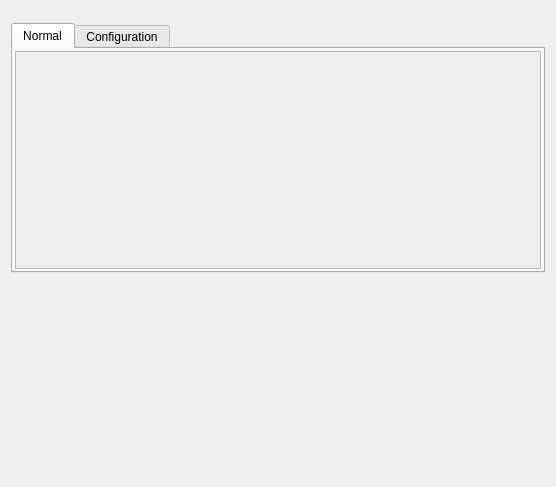
<?xml version="1.0" encoding="UTF-8"?>
<ui version="4.0">
 <class>Form</class>
 <widget class="QWidget" name="Form">
  <property name="geometry">
   <rect>
    <x>0</x>
    <y>0</y>
    <width>556</width>
    <height>487</height>
   </rect>
  </property>
  <property name="sizePolicy">
   <sizepolicy hsizetype="Preferred" vsizetype="Preferred">
    <horstretch>0</horstretch>
    <verstretch>0</verstretch>
   </sizepolicy>
  </property>
  <property name="windowTitle">
   <string>Form</string>
  </property>
  <layout class="QVBoxLayout" name="verticalLayout_3">
   <item>
    <widget class="TyphosDisplayTitle" name="TyphosDisplayTitle">
     <property name="toolTip">
      <string/>
     </property>
    </widget>
   </item>
   <item>
    <widget class="TyphosPositionerWidget" name="TyphosPositionerWidget">
     <property name="sizePolicy">
      <sizepolicy hsizetype="Preferred" vsizetype="Preferred">
       <horstretch>0</horstretch>
       <verstretch>0</verstretch>
      </sizepolicy>
     </property>
     <property name="maximumSize">
      <size>
       <width>16777215</width>
       <height>150</height>
      </size>
     </property>
     <property name="toolTip">
      <string/>
     </property>
     <property name="readback_attribute" stdset="0">
      <string>state</string>
     </property>
     <property name="setpoint_attribute" stdset="0">
      <string>state</string>
     </property>
     <property name="low_limit_switch_attribute" stdset="0">
      <string/>
     </property>
     <property name="high_limit_switch_attribute" stdset="0">
      <string/>
     </property>
     <property name="low_limit_travel_attribute" stdset="0">
      <string/>
     </property>
     <property name="high_limit_travel_attribute" stdset="0">
      <string/>
     </property>
     <property name="velocity_attribute" stdset="0">
      <string/>
     </property>
     <property name="acceleration_attribute" stdset="0">
      <string/>
     </property>
    </widget>
   </item>
   <item>
    <widget class="QTabWidget" name="signal_tab">
     <property name="sizePolicy">
      <sizepolicy hsizetype="Expanding" vsizetype="Maximum">
       <horstretch>0</horstretch>
       <verstretch>0</verstretch>
      </sizepolicy>
     </property>
     <property name="minimumSize">
      <size>
       <width>0</width>
       <height>250</height>
      </size>
     </property>
     <property name="maximumSize">
      <size>
       <width>16777215</width>
       <height>500</height>
      </size>
     </property>
     <property name="autoFillBackground">
      <bool>false</bool>
     </property>
     <property name="tabPosition">
      <enum>QTabWidget::North</enum>
     </property>
     <property name="tabShape">
      <enum>QTabWidget::Rounded</enum>
     </property>
     <property name="currentIndex">
      <number>0</number>
     </property>
     <property name="elideMode">
      <enum>Qt::ElideNone</enum>
     </property>
     <property name="usesScrollButtons">
      <bool>false</bool>
     </property>
     <property name="documentMode">
      <bool>false</bool>
     </property>
     <property name="tabBarAutoHide">
      <bool>false</bool>
     </property>
     <widget class="QWidget" name="normal_tab">
      <attribute name="title">
       <string>Normal</string>
      </attribute>
      <layout class="QHBoxLayout" name="misc_tab_layout">
       <property name="leftMargin">
        <number>2</number>
       </property>
       <property name="topMargin">
        <number>2</number>
       </property>
       <property name="rightMargin">
        <number>2</number>
       </property>
       <property name="bottomMargin">
        <number>2</number>
       </property>
       <item>
        <widget class="QScrollArea" name="normal_scroll">
         <property name="horizontalScrollBarPolicy">
          <enum>Qt::ScrollBarAlwaysOff</enum>
         </property>
         <property name="sizeAdjustPolicy">
          <enum>QAbstractScrollArea::AdjustToContentsOnFirstShow</enum>
         </property>
         <property name="widgetResizable">
          <bool>true</bool>
         </property>
         <widget class="QWidget" name="normal_widget">
          <property name="geometry">
           <rect>
            <x>0</x>
            <y>0</y>
            <width>528</width>
            <height>215</height>
           </rect>
          </property>
          <layout class="QVBoxLayout" name="verticalLayout">
           <property name="leftMargin">
            <number>2</number>
           </property>
           <property name="topMargin">
            <number>2</number>
           </property>
           <property name="rightMargin">
            <number>2</number>
           </property>
           <property name="bottomMargin">
            <number>2</number>
           </property>
           <item>
            <widget class="TyphosSignalPanel" name="normal_panel">
             <property name="toolTip">
              <string/>
             </property>
             <property name="whatsThis">
              <string>
    Panel of Signals for Device
    </string>
             </property>
             <property name="showHints" stdset="0">
              <bool>false</bool>
             </property>
             <property name="showNormal" stdset="0">
              <bool>true</bool>
             </property>
             <property name="showConfig" stdset="0">
              <bool>false</bool>
             </property>
             <property name="showOmitted" stdset="0">
              <bool>false</bool>
             </property>
            </widget>
           </item>
           <item>
            <spacer name="normal_spacer">
             <property name="orientation">
              <enum>Qt::Vertical</enum>
             </property>
             <property name="sizeHint" stdset="0">
              <size>
               <width>20</width>
               <height>40</height>
              </size>
             </property>
            </spacer>
           </item>
          </layout>
         </widget>
        </widget>
       </item>
      </layout>
     </widget>
     <widget class="QWidget" name="config_tab">
      <attribute name="title">
       <string>Configuration</string>
      </attribute>
      <layout class="QHBoxLayout" name="config_tab_layout">
       <property name="leftMargin">
        <number>2</number>
       </property>
       <property name="topMargin">
        <number>2</number>
       </property>
       <property name="rightMargin">
        <number>2</number>
       </property>
       <property name="bottomMargin">
        <number>2</number>
       </property>
       <item>
        <widget class="QScrollArea" name="config_scroll">
         <property name="font">
          <font>
           <underline>false</underline>
          </font>
         </property>
         <property name="horizontalScrollBarPolicy">
          <enum>Qt::ScrollBarAlwaysOff</enum>
         </property>
         <property name="sizeAdjustPolicy">
          <enum>QAbstractScrollArea::AdjustToContentsOnFirstShow</enum>
         </property>
         <property name="widgetResizable">
          <bool>true</bool>
         </property>
         <widget class="QWidget" name="config_widget">
          <property name="geometry">
           <rect>
            <x>0</x>
            <y>0</y>
            <width>98</width>
            <height>28</height>
           </rect>
          </property>
          <layout class="QVBoxLayout" name="verticalLayout_2">
           <property name="leftMargin">
            <number>2</number>
           </property>
           <property name="topMargin">
            <number>2</number>
           </property>
           <property name="rightMargin">
            <number>2</number>
           </property>
           <property name="bottomMargin">
            <number>2</number>
           </property>
           <item>
            <widget class="TyphosSignalPanel" name="config_panel">
             <property name="sizePolicy">
              <sizepolicy hsizetype="Preferred" vsizetype="Maximum">
               <horstretch>0</horstretch>
               <verstretch>0</verstretch>
              </sizepolicy>
             </property>
             <property name="toolTip">
              <string/>
             </property>
             <property name="whatsThis">
              <string>
    Panel of Signals for Device
    </string>
             </property>
             <property name="showHints" stdset="0">
              <bool>false</bool>
             </property>
             <property name="showNormal" stdset="0">
              <bool>false</bool>
             </property>
             <property name="showOmitted" stdset="0">
              <bool>false</bool>
             </property>
            </widget>
           </item>
           <item>
            <spacer name="config_spacer">
             <property name="orientation">
              <enum>Qt::Vertical</enum>
             </property>
             <property name="sizeHint" stdset="0">
              <size>
               <width>20</width>
               <height>40</height>
              </size>
             </property>
            </spacer>
           </item>
          </layout>
         </widget>
        </widget>
       </item>
      </layout>
     </widget>
    </widget>
   </item>
   <item>
    <spacer name="verticalSpacer">
     <property name="orientation">
      <enum>Qt::Vertical</enum>
     </property>
     <property name="sizeHint" stdset="0">
      <size>
       <width>20</width>
       <height>40</height>
      </size>
     </property>
    </spacer>
   </item>
  </layout>
 </widget>
 <customwidgets>
  <customwidget>
   <class>TyphosSignalPanel</class>
   <extends>QWidget</extends>
   <header>typhos.panel</header>
  </customwidget>
  <customwidget>
   <class>TyphosPositionerWidget</class>
   <extends>QWidget</extends>
   <header>typhos.positioner</header>
  </customwidget>
  <customwidget>
   <class>TyphosDisplayTitle</class>
   <extends>QFrame</extends>
   <header>typhos.display</header>
  </customwidget>
 </customwidgets>
 <resources/>
 <connections/>
</ui>
